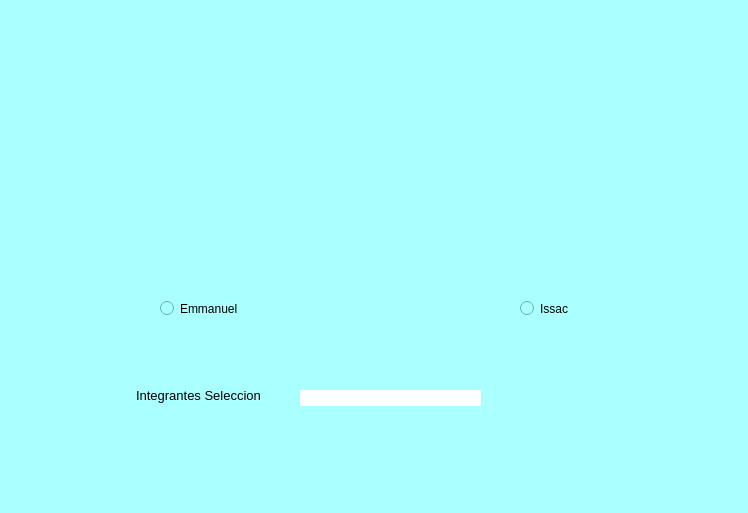
<?xml version="1.0" encoding="UTF-8"?>
<ui version="4.0">
 <class>MainWindow</class>
 <widget class="QMainWindow" name="MainWindow">
  <property name="geometry">
   <rect>
    <x>0</x>
    <y>0</y>
    <width>748</width>
    <height>513</height>
   </rect>
  </property>
  <property name="windowTitle">
   <string>MainWindow</string>
  </property>
  <property name="styleSheet">
   <string notr="true">background-color: rgb(170, 255, 255);</string>
  </property>
  <widget class="QWidget" name="centralwidget">
   <widget class="QLabel" name="label_2">
    <property name="geometry">
     <rect>
      <x>450</x>
      <y>20</y>
      <width>241</width>
      <height>111</height>
     </rect>
    </property>
    <property name="text">
     <string/>
    </property>
    <property name="pixmap">
     <pixmap>../Imagenes/Fi.png</pixmap>
    </property>
    <property name="scaledContents">
     <bool>true</bool>
    </property>
   </widget>
   <widget class="QLabel" name="label_3">
    <property name="geometry">
     <rect>
      <x>136</x>
      <y>380</y>
      <width>131</width>
      <height>31</height>
     </rect>
    </property>
    <property name="styleSheet">
     <string notr="true"/>
    </property>
    <property name="text">
     <string>&lt;html&gt;&lt;head/&gt;&lt;body&gt;&lt;p&gt;&lt;span style=&quot; font-size:10pt;&quot;&gt;Integrantes Seleccion&lt;/span&gt;&lt;/p&gt;&lt;/body&gt;&lt;/html&gt;</string>
    </property>
   </widget>
   <widget class="QLabel" name="label">
    <property name="geometry">
     <rect>
      <x>30</x>
      <y>20</y>
      <width>231</width>
      <height>101</height>
     </rect>
    </property>
    <property name="styleSheet">
     <string notr="true">background-color: rgb(170, 255, 255);</string>
    </property>
    <property name="text">
     <string/>
    </property>
    <property name="pixmap">
     <pixmap>../Imagenes/uat-logo.jpg</pixmap>
    </property>
    <property name="scaledContents">
     <bool>true</bool>
    </property>
   </widget>
   <widget class="QLabel" name="label_4">
    <property name="geometry">
     <rect>
      <x>160</x>
      <y>160</y>
      <width>91</width>
      <height>111</height>
     </rect>
    </property>
    <property name="text">
     <string/>
    </property>
    <property name="pixmap">
     <pixmap>../Imagenes/Em.jpg</pixmap>
    </property>
    <property name="scaledContents">
     <bool>true</bool>
    </property>
   </widget>
   <widget class="QLabel" name="label_5">
    <property name="geometry">
     <rect>
      <x>510</x>
      <y>160</y>
      <width>101</width>
      <height>111</height>
     </rect>
    </property>
    <property name="text">
     <string/>
    </property>
    <property name="pixmap">
     <pixmap>../Imagenes/Issac.jpg</pixmap>
    </property>
    <property name="scaledContents">
     <bool>true</bool>
    </property>
   </widget>
   <widget class="QLabel" name="label_6">
    <property name="geometry">
     <rect>
      <x>300</x>
      <y>390</y>
      <width>181</width>
      <height>16</height>
     </rect>
    </property>
    <property name="styleSheet">
     <string notr="true">background-color: rgb(255, 255, 255);</string>
    </property>
    <property name="text">
     <string/>
    </property>
   </widget>
   <widget class="QRadioButton" name="rb_emma">
    <property name="geometry">
     <rect>
      <x>160</x>
      <y>300</y>
      <width>82</width>
      <height>17</height>
     </rect>
    </property>
    <property name="text">
     <string>Emmanuel</string>
    </property>
   </widget>
   <widget class="QRadioButton" name="rb_issa">
    <property name="geometry">
     <rect>
      <x>520</x>
      <y>300</y>
      <width>82</width>
      <height>17</height>
     </rect>
    </property>
    <property name="text">
     <string>Issac</string>
    </property>
   </widget>
  </widget>
  <widget class="QMenuBar" name="menubar">
   <property name="geometry">
    <rect>
     <x>0</x>
     <y>0</y>
     <width>748</width>
     <height>21</height>
    </rect>
   </property>
  </widget>
 </widget>
 <resources>
  <include location="../Imagenes/Recursos.qrc"/>
 </resources>
 <connections/>
</ui>
